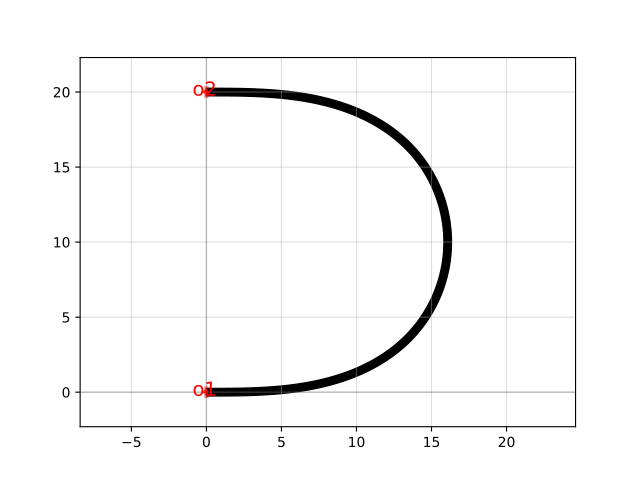

Recreate this plot in Python.
import gdsfactory as gf

c = gf.components.bend_euler180(angle=180, p=0.5, with_arc_floorplan=True, npoints=720, direction='ccw', with_bbox=True, cross_section='strip')
c.plot()
